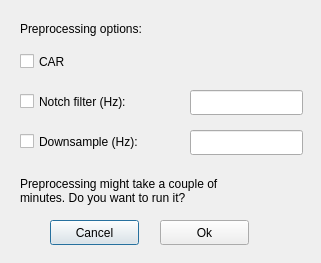
<?xml version="1.0" encoding="UTF-8"?>
<ui version="4.0">
 <class>Dialog</class>
 <widget class="QDialog" name="Dialog">
  <property name="geometry">
   <rect>
    <x>0</x>
    <y>0</y>
    <width>321</width>
    <height>263</height>
   </rect>
  </property>
  <property name="windowTitle">
   <string>Dialog</string>
  </property>
  <widget class="QCheckBox" name="checkBox_1">
   <property name="geometry">
    <rect>
     <x>20</x>
     <y>50</y>
     <width>92</width>
     <height>23</height>
    </rect>
   </property>
   <property name="text">
    <string>CAR</string>
   </property>
  </widget>
  <widget class="QCheckBox" name="checkBox_2">
   <property name="geometry">
    <rect>
     <x>20</x>
     <y>90</y>
     <width>141</width>
     <height>23</height>
    </rect>
   </property>
   <property name="text">
    <string>Notch filter (Hz):</string>
   </property>
  </widget>
  <widget class="QLineEdit" name="lineEdit_1">
   <property name="geometry">
    <rect>
     <x>190</x>
     <y>90</y>
     <width>113</width>
     <height>25</height>
    </rect>
   </property>
  </widget>
  <widget class="QLineEdit" name="lineEdit_2">
   <property name="geometry">
    <rect>
     <x>190</x>
     <y>130</y>
     <width>113</width>
     <height>25</height>
    </rect>
   </property>
  </widget>
  <widget class="QLabel" name="label_1">
   <property name="geometry">
    <rect>
     <x>20</x>
     <y>20</y>
     <width>201</width>
     <height>17</height>
    </rect>
   </property>
   <property name="text">
    <string>Preprocessing options:</string>
   </property>
  </widget>
  <widget class="QPushButton" name="pushButton_1">
   <property name="geometry">
    <rect>
     <x>50</x>
     <y>220</y>
     <width>89</width>
     <height>25</height>
    </rect>
   </property>
   <property name="text">
    <string>Cancel</string>
   </property>
  </widget>
  <widget class="QPushButton" name="pushButton_2">
   <property name="geometry">
    <rect>
     <x>160</x>
     <y>220</y>
     <width>89</width>
     <height>25</height>
    </rect>
   </property>
   <property name="text">
    <string>Ok</string>
   </property>
  </widget>
  <widget class="QLabel" name="label_2">
   <property name="geometry">
    <rect>
     <x>20</x>
     <y>170</y>
     <width>271</width>
     <height>41</height>
    </rect>
   </property>
   <property name="text">
    <string>Preprocessing might take a couple of 
minutes. Do you want to run it?</string>
   </property>
  </widget>
  <widget class="QCheckBox" name="checkBox_3">
   <property name="geometry">
    <rect>
     <x>20</x>
     <y>130</y>
     <width>151</width>
     <height>23</height>
    </rect>
   </property>
   <property name="text">
    <string>Downsample (Hz):</string>
   </property>
  </widget>
 </widget>
 <resources/>
 <connections/>
</ui>
